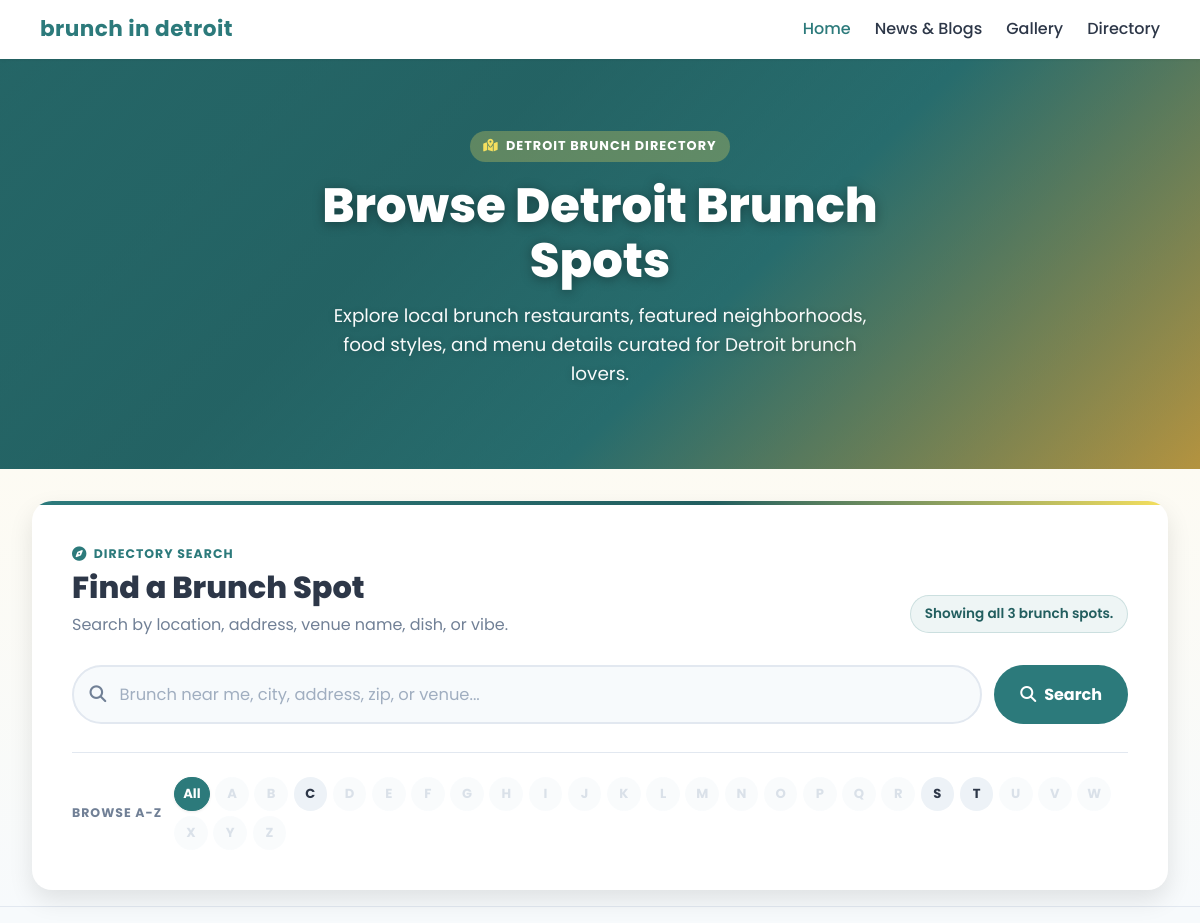
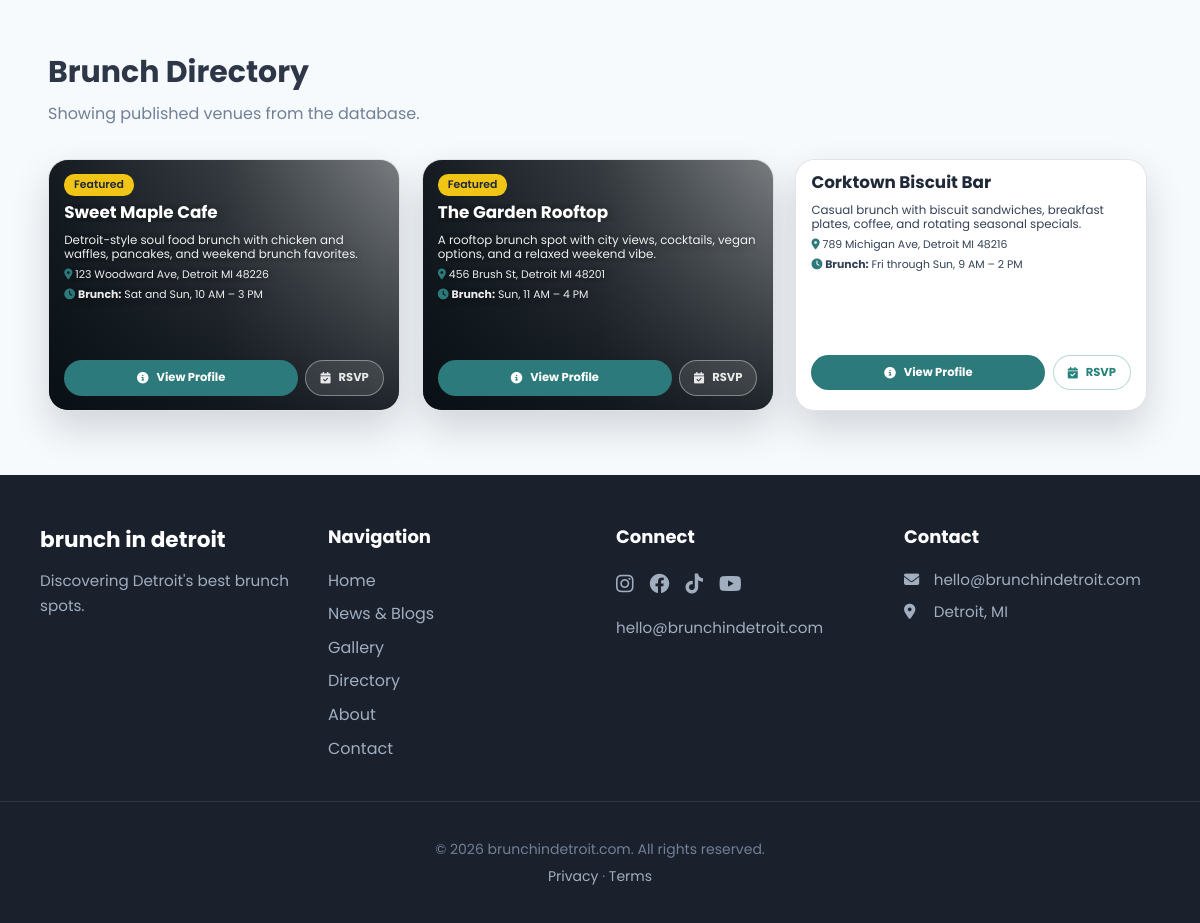
/directory.php, run on the app's committed database (2 pictures, top to bottom).
### tables this page shows
CREATE TABLE IF NOT EXISTS venues (
  id INT UNSIGNED NOT NULL AUTO_INCREMENT,
  slug VARCHAR(160) NOT NULL,
  name VARCHAR(200) NOT NULL,
  description TEXT NULL,
  address_line1 VARCHAR(200) NULL,
  address_line2 VARCHAR(200) NULL,
  city VARCHAR(100) NOT NULL DEFAULT 'Detroit',
  state VARCHAR(50) NOT NULL DEFAULT 'MI',
  zip VARCHAR(20) NULL,
  phone VARCHAR(40) NULL,
  website_url VARCHAR(500) NULL,
  instagram_url VARCHAR(500) NULL,
  facebook_url VARCHAR(500) NULL,
  neighborhood_id INT UNSIGNED NULL,
  price_range ENUM('$', '$$', '$$$', '$$$$') NULL,
  brunch_hours_note TEXT NULL,
  main_image_path VARCHAR(500) NULL,
  is_published TINYINT(1) NOT NULL DEFAULT 0,
  is_featured TINYINT(1) NOT NULL DEFAULT 0,
  featured_sort INT NOT NULL DEFAULT 0,
  menu_last_updated_at DATETIME NULL,
  published_at DATETIME NULL,
  created_at DATETIME NOT NULL DEFAULT CURRENT_TIMESTAMP,
  updated_at DATETIME NOT NULL DEFAULT CURRENT_TIMESTAMP ON UPDATE CURRENT_TIMESTAMP,
  PRIMARY KEY (id),
  UNIQUE KEY uq_venues_slug (slug),
  KEY idx_venues_neighborhood (neighborhood_id),
  KEY idx_venues_published_featured (is_published, is_featured),
  CONSTRAINT fk_venues_neighborhood
    FOREIGN KEY (neighborhood_id) REFERENCES neighborhoods (id)
    ON DELETE SET NULL ON UPDATE CASCADE
);

### app/views/directory.php (the view, shortened to what the rows shown need)
<?php
require APP_ROOT . '/views/partials/header.php';
$venueCardFallbackImage = asset_url('assets/images/blog-card-fallback.png');
$resolveVenueImage = static function (?string $imagePath) use ($venueCardFallbackImage): string {
    $imagePath = trim((string) $imagePath);
    if ($imagePath === '') {
        return $venueCardFallbackImage;
    }
    if (str_starts_with($imagePath, '/')) {
        $publicFile = dirname(APP_ROOT) . '/public' . str_replace('/', DIRECTORY_SEPARATOR, $imagePath);
        if (!is_file($publicFile)) {
            return $venueCardFallbackImage;
        }
    }
    return $imagePath;
};
$formatVenueHours = static function (?string $hours): string {
    $hours = trim((string) $hours);
    $genericValues = [
        'Breakfast and brunch service; check official site for current daily hours.',
        'Breakfast and brunch service; check official site for current daily hours',
        'Check official site for current daily hours.',
        'Check official site for current daily hours',
    ];
    if ($hours === '' || in_array($hours, $genericValues, true)) {
        return 'N/A';
    }
    return str_ireplace(
        ['Monday', 'Tuesday', 'Wednesday', 'Thursday', 'Friday', 'Saturday', 'Sunday'],
        ['Mon', 'Tue', 'Wed', 'Thu', 'Fri', 'Sat', 'Sun'],
        $hours
    );
};
$hasActiveFilter = ($searchQuery !== '')
    || ($selectedLetter !== '')
    || ($styleFilter !== '')
    || ($favoriteFilter !== '')
    || ($whenFilter !== '')
    || $featuredFilter;
?>
<div class="directory-page">
    <section class="main-page-hero main-page-hero--directory" style="--hero-bg-image:url('https://images.unsplash.com/photo-1551218808-94e220e084d2?auto=format&fit=crop&w=1600&q=80');">
        <div class="container main-page-hero__inner">
            <div class="main-page-hero__content">
                <h1 class="main-page-hero__title">Browse Detroit Brunch Spots</h1>
            </div>
        </div>
    </section>
    <section class="directory-finder" aria-label="Find a brunch spot">
        <div class="container directory-finder__inner">
            <div class="directory-finder__header">
                <div class="directory-finder__heading">
                    <h2 class="directory-finder__title">Find a Brunch Spot</h2>
                </div>
            </div>
        </div>
    </section>
    <section class="section section--muted">
        <div class="container">
            <div class="section-header">
                <div>
                    <h2 class="section-title">
                        <?= $hasActiveFilter ? 'Matching Brunch Spots' : 'Brunch Directory' ?>
                    </h2>
                </div>
            </div>
            <?php if (empty($venues)): ?>
                <?php if ($totalVenueCount === 0): ?>
                    <div class="empty-state">
                        <h3>No venues published yet</h3>
                        <p>
                            The directory is connected to the database, but no published venues
                            have been added yet. Add demo venue rows to test this page.
                        </p>
                    </div>
                <?php else: ?>
                    <div class="empty-state directory-empty-filtered">
                        <i class="fas fa-magnifying-glass" aria-hidden="true"></i>
                        <h3>No brunch spots matched your search</h3>
                        <p>Try a different name or letter, or browse the full directory.</p>
                        <a class="btn btn--primary" href="<?= e(asset_url('directory.php')) ?>">
                            <i class="fas fa-arrow-rotate-left" aria-hidden="true"></i>
                            View All
                        </a>
                    </div>
                <?php endif; ?>
            <?php else: ?>
                <div class="directory-grid" id="directory-grid">
                    <?php foreach ($visibleVenues as $venue): ?>
                        <?php
                        $addressParts = array_filter([
                            $venue['address_line1'] ?? '',
                            $venue['address_line2'] ?? '',
                            trim((($venue['city'] ?? '') . ' ' . ($venue['state'] ?? '') . ' ' . ($venue['zip'] ?? ''))),
                        ], static fn ($v) => trim((string) $v) !== '');
                        $addressLine = implode(', ', $addressParts);
                        $venueHoursDisplay = $formatVenueHours((string) ($venue['brunch_hours_note'] ?? ''));
                        $venueImage = $resolveVenueImage((string) ($venue['main_image_path'] ?? ''));
                        $venueCardTone = !empty($venue['is_featured']) ? 'venue-card--featured-image' : 'venue-card--standard-image';?>
                        <article class="card card--hover venue-card venue-card--image <?= e($venueCardTone) ?>" style="--venue-card-bg:url('<?= e($venueImage) ?>');">
                            <div class="venue-card__body">
                                <?php if (!empty($venue['is_featured'])): ?>
                                    <span class="badge badge--accent venue-card__featured">Featured</span>
                                <?php endif; ?>
                                <h3 class="venue-card__title"><?= e($venue['name']) ?></h3>
                                <?php if (!empty($venue['description'])): ?>
                                    <p class="venue-card__description"><?= e($venue['description']) ?></p>
                                <?php endif; ?>
                                <?php if ($addressLine !== ''): ?>
                                    <p class="venue-card__address">
                                        <i class="fas fa-location-dot" aria-hidden="true"></i>
                                        <?= e($addressLine) ?>
                                    </p>
                                <?php endif; ?>
                                <p class="venue-card__hours">
                                    <i class="fas fa-clock" aria-hidden="true"></i>
                                    <strong>Brunch:</strong> <?= e($venueHoursDisplay) ?>
                                </p>
                                <div class="venue-card__actions">
                                    <a
                                        class="btn btn--primary venue-card__view-profile"
                                        href="<?= e(asset_url('venue.php?slug=' . urlencode((string) $venue['slug']))) ?>"
                                    >
                                        <i class="fas fa-circle-info" aria-hidden="true"></i>
                                        View Profile
                                    </a>
                                    <button type="button" class="btn btn--outline venue-card__rsvp-placeholder" disabled aria-disabled="true">
                                        <i class="fas fa-calendar-check" aria-hidden="true"></i>
                                        RSVP
                                    </button>
                                </div>
                            </div>
                        </article>
                    <?php endforeach; ?>
                </div>
            <?php endif; ?>
        </div>
    </section>
</div>
<?php
require APP_ROOT . '/views/partials/footer.php';

### data on the page
venues: is_featured "Featured", name "Sweet Maple Cafe", description "Detroit-style soul food brunch with chicken and waffles, pancakes, and weekend brunch favorites.", addressLine "123 Woodward Ave, Detroit MI 48226", brunch_hours_note "Sat and Sun, 10 AM – 3 PM"
venues: is_featured "Featured", name "The Garden Rooftop", description "A rooftop brunch spot with city views, cocktails, vegan options, and a relaxed weekend vibe.", addressLine "456 Brush St, Detroit MI 48201", brunch_hours_note "Sun, 11 AM – 4 PM"
venues: name "Corktown Biscuit Bar", description "Casual brunch with biscuit sandwiches, breakfast plates, coffee, and rotating seasonal specials.", addressLine "789 Michigan Ave, Detroit MI 48216", brunch_hours_note "Fri through Sun, 9 AM – 2 PM"

### other printed values
site_name_display() "brunch in detroit"
$statusText "Showing all 3 brunch spots."
$letter "A"
$letter "B"
$letter "C"
$letter "D"
$letter "E"
$letter "F"
$letter "G"
$letter "H"
$letter "I"
$letter "J"
$letter "K"
$letter "L"
$letter "M"
